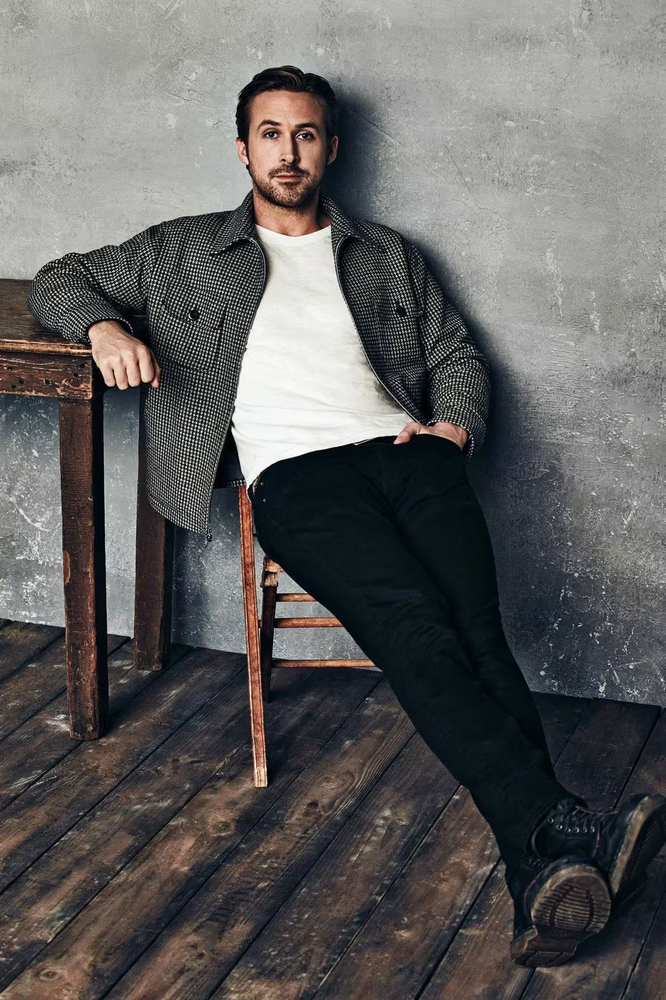
#> input picture images/img1.png, 666 x 1000 px, shrunk from 1173 x 1760 before the run; its folder holds only this picture in this run
$ python main.py
#> lines starting #> are read from the running program, lines starting #| are printed output that depends on the picture
### ask_user.py
import os

def ask_img_to_open(images:list):
    image_to_open = 0
    while not (0 < image_to_open <= len(images)):
        try:
            print("List of image names:")
            for image_path in images:
                print(os.path.basename(image_path))

            image_to_open = int(input(f"Enter image number in range 1...{len(images)}: "))
        except ValueError:
            pass
#> this loop made 1 pass; the answer given on pass 1: 1

    return image_to_open

def ask_img_compression_percentage():
    compr_perc = 0
    while not (0 < compr_perc < 100):
        try:
            compr_perc = float(input("Enter compression percentage (0..100)%: "))
        except ValueError:
            pass

    return compr_perc

### img_utils.py
from PIL import Image
import numpy as np
import os
import glob

img_extensions = ('png', 'jpg', 'jpeg', 'webp', 'bmp')

def get_image_paths(folder_path: str):
    full_path = os.path.join(os.getcwd(), folder_path)

    image_paths = []
    for ext in img_extensions:
        image_paths.extend(glob.glob(os.path.join(full_path, '*.' + ext)))

    return image_paths

def read_image(path:str):
#> called with path = 'images/img1.png'
    return Image.open(path)
#> returned value is the input picture: PIL image 666x1000 RGB; mean R, G, B 96.1, 94.7, 94.3

# using 'np.uint8(img)' causes some pixels to be missing
def save_img(img:Image, path:str, convert_to:str):
    img.convert(convert_to).save(path)

def calc_compr_val(dim:int, compr_perc:int):
    return dim - int(dim * (compr_perc / 100))

def get_compressed_svd(img:Image, compr_perc:int):
    img_arr = np.asarray(img)
    return get_compressed_svd(img_arr, compr_perc)

def get_compressed_svd(arr:list, compr_perc:int):
    U, S, V = np.linalg.svd(arr)

    compr_val = calc_compr_val(dim=S.shape[0], compr_perc=compr_perc)

    return U[:, :compr_val], S[:compr_val], V[:compr_val, :]

# [5 lines left out: function compress_grayscale_img, not called in this run]

def compress_rgb_img(img:Image, compr_perc:int):
#> called with compr_perc = 3
    red_img_arr = np.array(img)[:, :, 0]
    green_img_arr = np.array(img)[:, :, 1]
    blue_img_arr = np.array(img)[:, :, 2]

    U_r_compr, S_r_compr, V_r_compr = get_compressed_svd(red_img_arr, compr_perc)
#> in get_compressed_svd, `U, S, V = np.linalg.svd(arr)`:
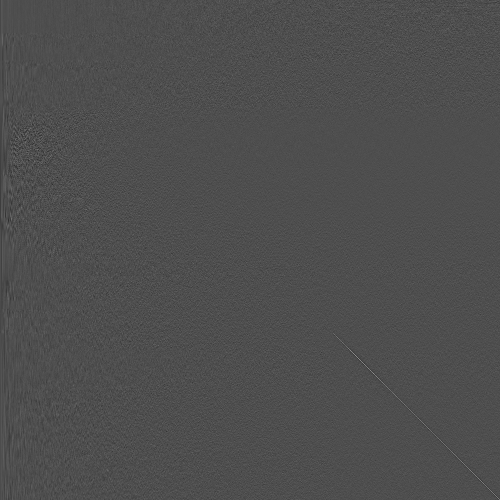
#> U: shape (1000, 1000) float64 (shown at 1/2 size); min -0.262, max 0.59, mean -2.96e-05; drawn with min black and max white
#> in get_compressed_svd, `U, S, V = np.linalg.svd(arr)`: S = 666 values, max 86567.3 at index 0, min 29.92 at index 665, mean 792.3
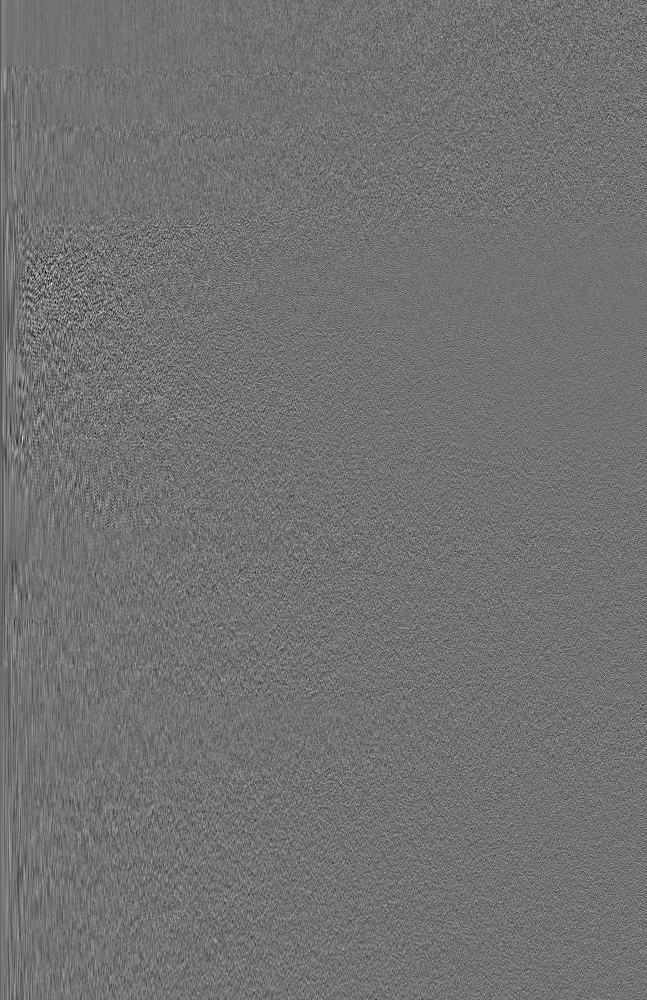
#> U_r_compr: shape (1000, 647) float64; min -0.222, max 0.272, mean -5.18e-05; drawn with min black and max white
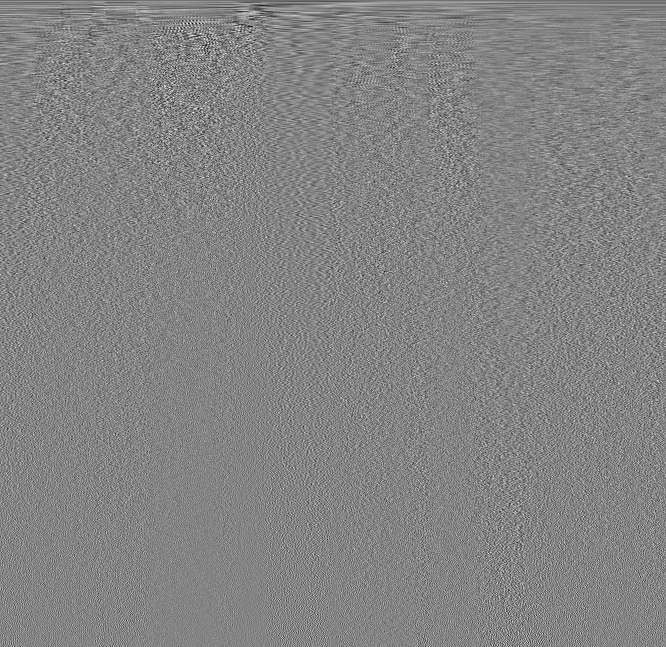
#> V_r_compr: shape (647, 666) float64; min -0.258, max 0.24, mean -4.24e-05; drawn with min black and max white
#> S_r_compr = 647 values, max 86567.3 at index 0, min 46.68 at index 646, mean 814.4
    U_g_compr, S_g_compr, V_g_compr = get_compressed_svd(green_img_arr, compr_perc)
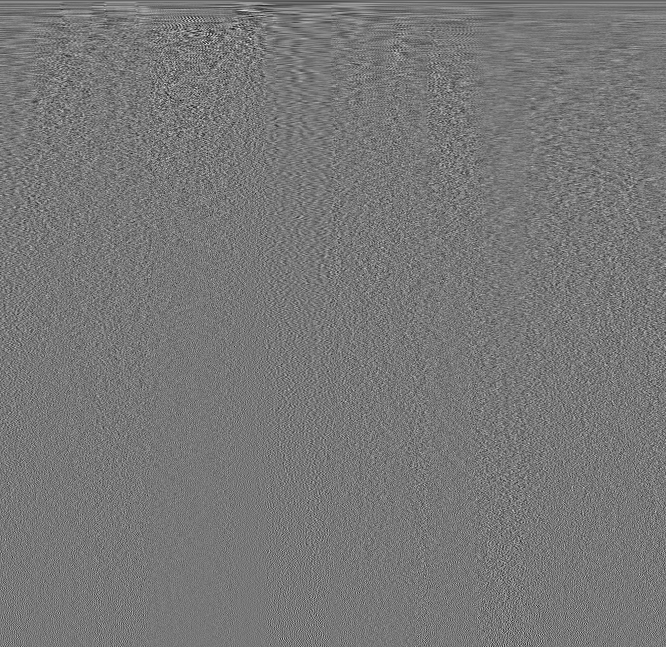
#> V_g_compr: shape (647, 666) float64; min -0.24, max 0.269, mean -5.69e-05; drawn with min black and max white
#> S_g_compr = 647 values, max 85373.5 at index 0, min 47 at index 646, mean 781.8
    U_b_compr, S_b_compr, V_b_compr = get_compressed_svd(blue_img_arr, compr_perc)
#> call 3 of get_compressed_svd, with compr_perc = 3
#> in get_compressed_svd (call 3), `U, S, V = np.linalg.svd(arr)`:
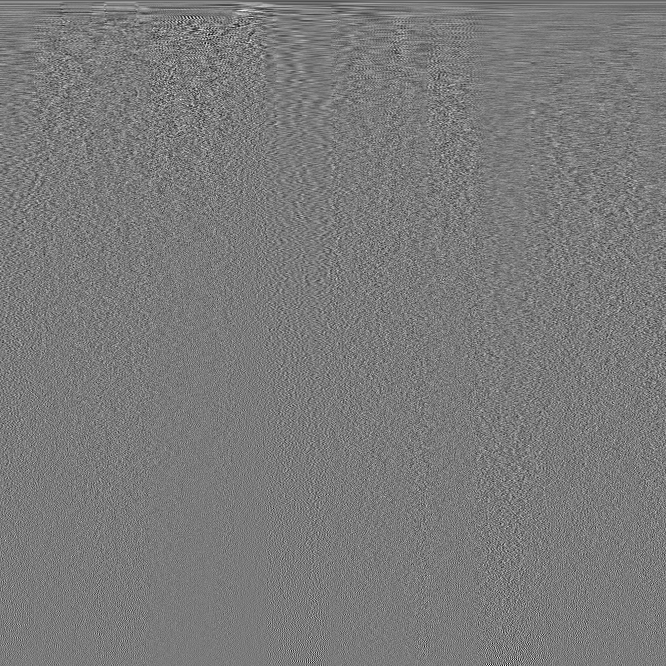
#> V: shape (666, 666) float64; min -0.234, max 0.251, mean -5.96e-05; drawn with min black and max white
#> in get_compressed_svd (call 3), `U, S, V = np.linalg.svd(arr)`: S = 666 values, max 84354 at index 0, min 29.65 at index 665, mean 738.9
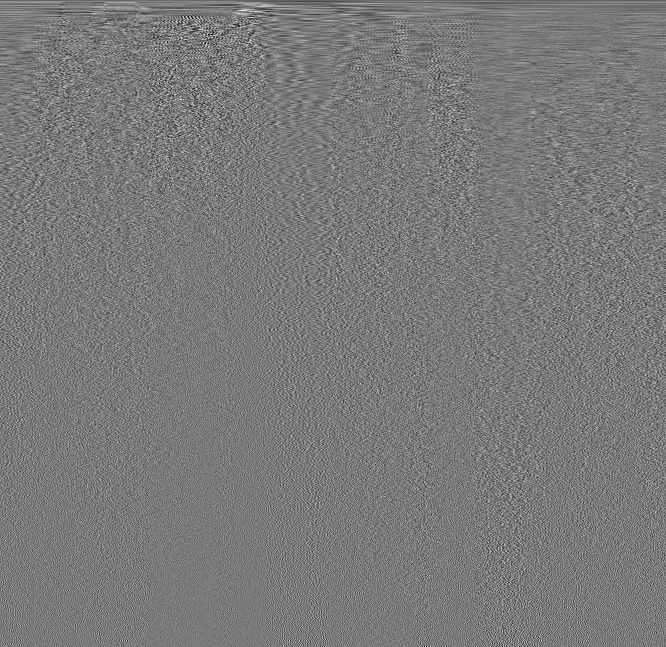
#> V_b_compr: shape (647, 666) float64; min -0.232, max 0.251, mean -6.14e-05; drawn with min black and max white
#> S_b_compr = 647 values, max 84354 at index 0, min 47.05 at index 646, mean 759.4

    red_img_arr_compr = np.matrix(U_r_compr) * np.diag(S_r_compr) * np.matrix(V_r_compr)
    green_img_arr_compr = np.matrix(U_g_compr) * np.diag(S_g_compr) * np.matrix(V_g_compr)
    blue_img_arr_compr = np.matrix(U_b_compr) * np.diag(S_b_compr) * np.matrix(V_b_compr)

    rgb_compr_img_arr = np.zeros((np.array(img).shape[0], np.array(img).shape[1], 3))
    rgb_compr_img_arr[:, :, 0] = red_img_arr_compr
    rgb_compr_img_arr[:, :, 1] = green_img_arr_compr
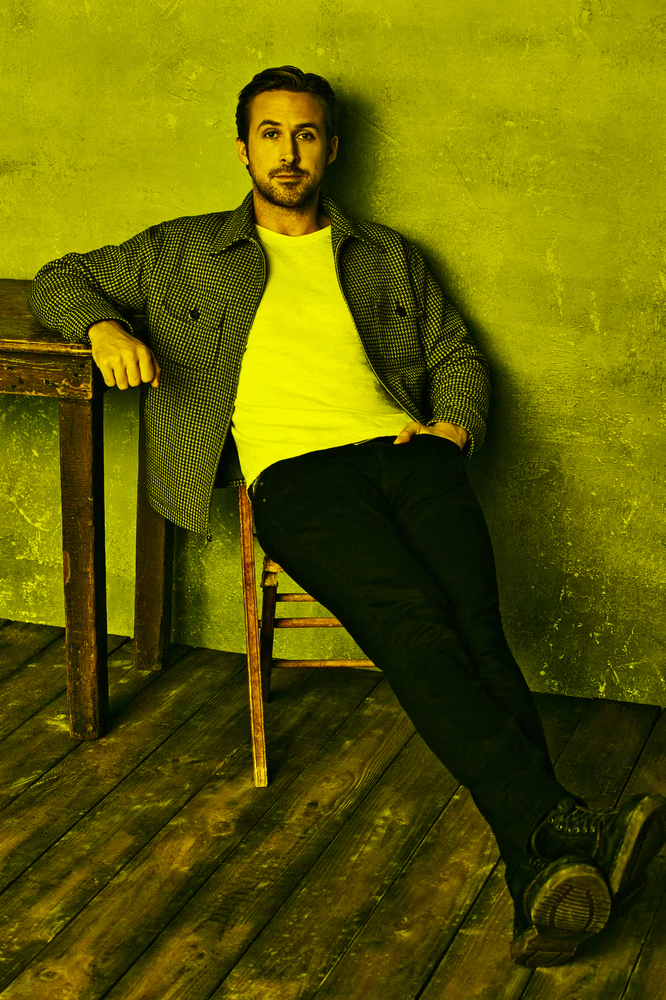
#> rgb_compr_img_arr: shape (1000, 666, 3) float64; mean of channels 0, 1, 2 96.1, 94.7, 0; drawn with min black and max white
    rgb_compr_img_arr[:, :, 2] = blue_img_arr_compr
    rgb_compr_img_arr = np.clip(rgb_compr_img_arr, 0, 255)
    rgb_compr_img_arr = np.around(rgb_compr_img_arr).astype(int)

    return Image.fromarray(rgb_compr_img_arr.astype(np.uint8))

### main.py
import ask_user
import img_utils

folder_path = "images"
compr_folder_path = "compr_images"

if __name__=="__main__":
    png_imgs = img_utils.get_image_paths(folder_path)
    img_to_open = ask_user.ask_img_to_open(png_imgs)
    compr_perc = ask_user.ask_img_compression_percentage()

    print("Please, wait...")
    img_path = png_imgs[img_to_open - 1]
    img = img_utils.read_image(img_path)
    compr_img = img_utils.compress_rgb_img(img, compr_perc)

    save_path = img_path.replace(folder_path, compr_folder_path)
    img_utils.save_img(compr_img, save_path, convert_to='RGB')
    print(f"Done! Check compressed image at path {save_path}")
